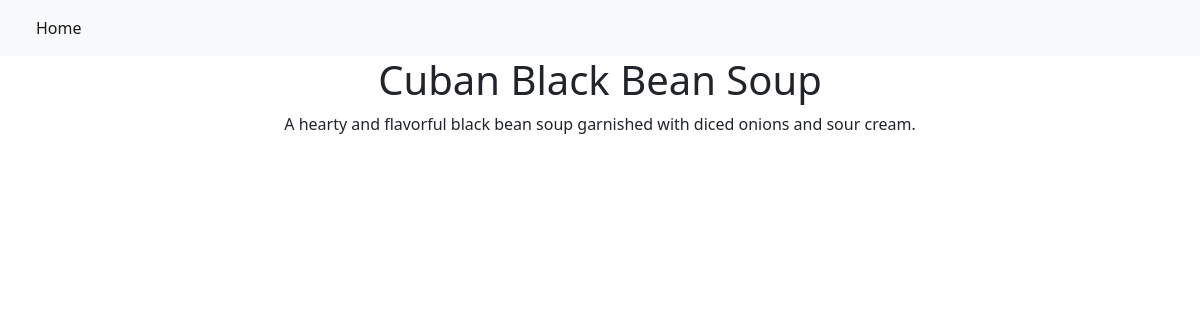
The page /item/15/ on the database its author committed.
### restaurant_menu/models.py (models this page shows, shortened)
class Item(models.Model):
    meal = models.CharField(max_length=1000, unique=True)
    description = models.CharField(max_length=2000)
    price = models.DecimalField(max_digits=10, decimal_places=2)
    meal_type = models.CharField(max_length=200, choices=MEAL_TYPE)
    author = models.ForeignKey(User, on_delete=models.PROTECT)
    status = models.IntegerField(choices=STATUS, default=0)
    date_created = models.DateTimeField(auto_now_add=True)
    date_updated = models.DateTimeField(auto_now=True)

### restaurant_menu/views.py (the view)
# urls.py: path('item/<int:pk>/', views.MenuItemDetail.as_view(), name='menu_item')
class MenuItemDetail(generic.DetailView):
    model = Item
    template_name = "menu_item_detail.html"

### restaurant_menu/templates/menu_item_detail.html
{% extends 'base.html' %}
{% block content %}
    <div class="container" style="text-align:center">
        <h1>{{item.meal}}</h1>
        <p>{{item.description}}</p>
    </div>
{% endblock content %}

### rows shown on the page
Item: meal "Cuban Black Bean Soup", description "A hearty and flavorful black bean soup garnished with diced onions and sour cream."
